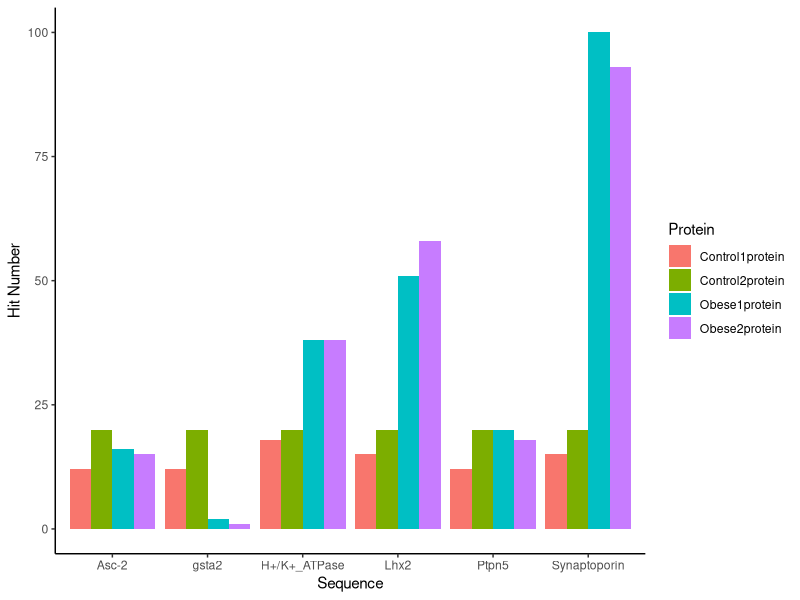

Here is the R script that generated this plot:
setwd("C:/Users/raven/Desktop/biocomputing/GroupProject/Bioinformatics_Group_Project")
HitTable=read.table(file="HMMsearchHitTableFinal.txt",header = FALSE,stringsAsFactors = FALSE)
Protein=numeric(length=length(HitTable$V1)/3)
Sequence=numeric(length=length(HitTable$V1)/3)
HitNum=numeric(length=length(HitTable$V1)/3)
for (i in 1:length(HitTable$V1)) {
  if (i %% 3 == 0) {
    HitNum[i/3]=HitTable[i,]
  }
  else if (i %% 3 == 1) {
    Protein[(i+2)/3]=HitTable[i,]
  }
  else {
    Sequence[(i+1)/3]=HitTable[i,]
  }
}
HitNum=as.numeric(HitNum)
Graphic=cbind.data.frame(Protein,Sequence,HitNum) #default is to make it a character vector. Must convert to data frame
library(ggplot2)
library(grid)
library(gridExtra)
Plot=ggplot(data=Graphic,aes(x=Graphic$Sequence,y=Graphic$HitNum,fill=Graphic$Protein))+geom_bar(stat="identity",position=position_dodge())+theme_classic()+xlab("Sequence")+ylab("Hit Number")+scale_fill_discrete(name="Protein")
Plot
